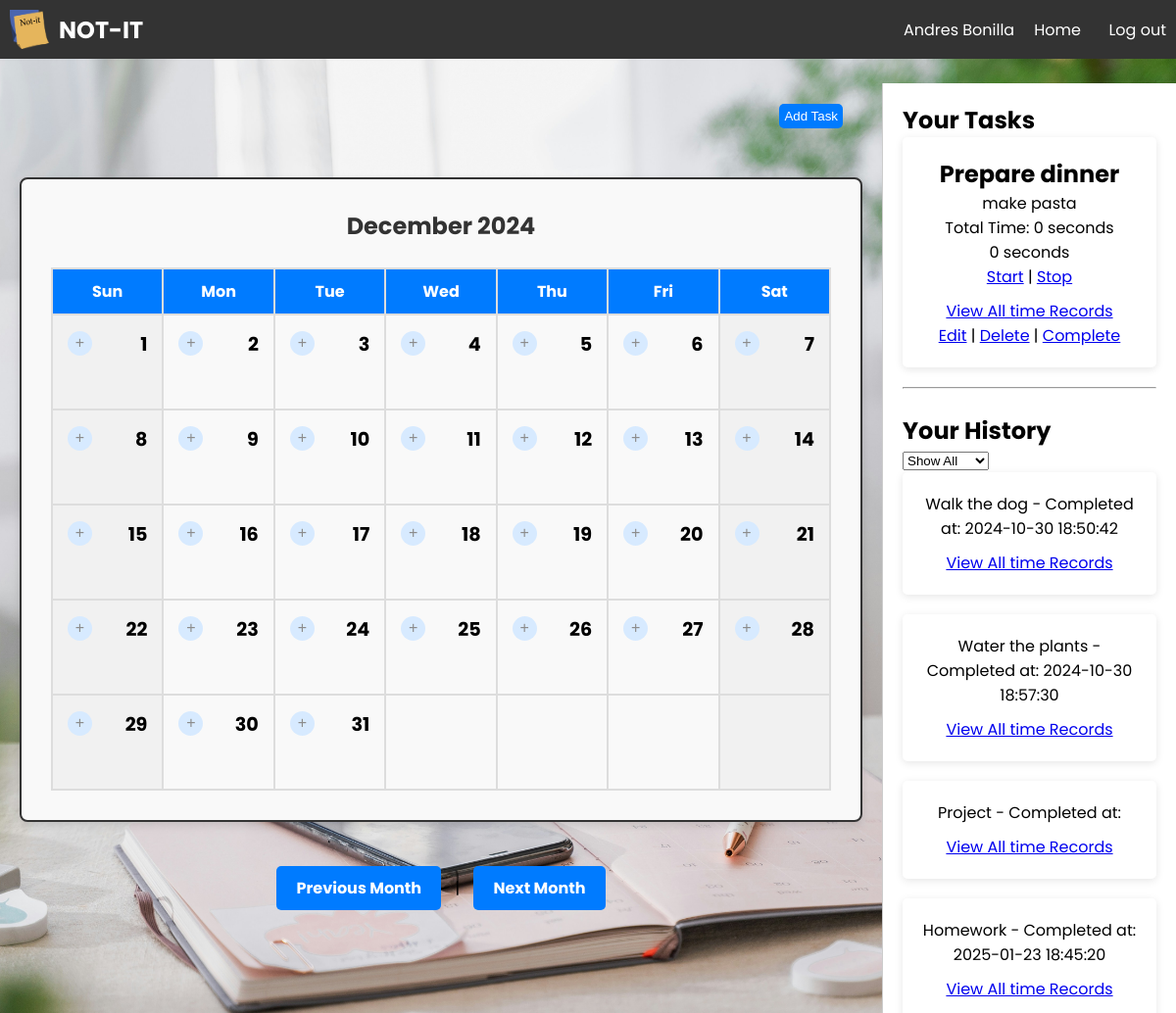
The app's page /home/home_page.php?month=12&year=2024 (signed in) with its own data.
### tables this page shows
CREATE TABLE `tasks` (
  `id` int(11) NOT NULL,
  `task_name` varchar(255) NOT NULL,
  `task_description` varchar(200) DEFAULT NULL,
  `due_date` date DEFAULT NULL,
  `status` enum('pending','completed') DEFAULT 'pending',
  `created_at` timestamp NOT NULL DEFAULT current_timestamp(),
  `completed_at` timestamp NULL DEFAULT NULL,
  `username` varchar(20) NOT NULL
);

### Task.class.php (called while the page is built, shortened)
<?php
class Task{
    private $id;
    private $name;
    private $description;
    private $duedate;
    private $completed;
    private $username;
    public function getDuedate()
    {
        return $this->duedate;
    }
    public function getId()
    {
        return $this->id;
    }
    public function getName()
    {
        return $this->name;
    }
    public function getDescription()
    {
        return $this->description;
    }
    public function getCompleted()
    {
        return $this->completed;
    }
    public function setUsername($username)
    {
        $this->username = $username;
    }
    public function __construct($id=null, $name=null,$description=null, $duedate=null, $status=null, $created=null, $completed=null, $username=null){
        $this->id = $id;
        $this->name = $name;
        $this->description = $description;
        $this->duedate = $duedate;
        $this->completed = $completed;
        $this->username = $username;
    }
    public function fetchPendingTasksById($connection){
        $username = $this->username;
        $sqlStmt = "SELECT * FROM tasks WHERE status = 'pending' AND username=:username";
        $prepare = $connection->prepare($sqlStmt);
        $prepare->bindValue(":username",$username,PDO::PARAM_STR);
        $prepare->execute();
        $result = $prepare->fetchAll();
        $counter = 0;
        if(sizeof($result)>0){
            foreach ($result as $rec){
                $task = new Task();
                $task->id=$rec["id"];
                $task->name = $rec["task_name"];
                $task->description = $rec["task_description"];
                $task->duedate = $rec["due_date"];
                $task->status= $rec["status"];
                $task->created = $rec["created_at"];
                $task->completed = $rec["completed_at"];
                $task->username = $rec["username"];
                $listOfTasks[$counter++] = $task;
            }
        }
        else{
            $listOfTasks="";
        }
        return serialize($listOfTasks);
    }
    public function fetchCompletedTasksById($connection){
        $username = $this->username;
        $sqlStmt = "SELECT * FROM tasks WHERE status = 'completed' AND username=:username";
        $prepare = $connection->prepare($sqlStmt);
        $prepare->bindValue(":username",$username,PDO::PARAM_STR);
        $prepare->execute();
        $result = $prepare->fetchAll();
        $counter = 0;
        if(sizeof($result)>0){
            foreach ($result as $rec){
                $task = new Task();
                $task->id=$rec["id"];
                $task->name = $rec["task_name"];
                $task->description = $rec["task_description"];
                $task->duedate = $rec["due_date"];
                $task->status= $rec["status"];
                $task->created = $rec["created_at"];
                $task->completed = $rec["completed_at"];
                $task->username = $rec["username"];
                $listOfTasks[$counter++] = $task;
            }
        }
        else{
            $listOfTasks="";
        }
        return serialize($listOfTasks);
    }
    public function fetchTotalTimeByTaskId($connection, $taskId) {
        $taskId = intval($taskId);
        $sqlStmt = "SELECT SUM(total_time) as total_time FROM task_time WHERE task_id = :task_id";
        $prepare = $connection->prepare($sqlStmt);
        $prepare->bindValue(":task_id", $taskId, PDO::PARAM_INT);
        $prepare->execute();
        $result = $prepare->fetch(PDO::FETCH_ASSOC);
        return $result['total_time'] ?? 0;
    }
}

### home/completed_tasks.php (the view)
<?php
include_once '../dbconfig.php';
include_once '../Task.class.php';
$username = $_SESSION["USERNAME"];
try{
    $connection = new PDO("mysql:host=$host;dbname=$dbname;",$user,$pass);
    $aTask = new Task();
    $aTask->setUsername($username);
    $tasks=unserialize($aTask->fetchCompletedTasksById($connection));
    if($tasks!=""){
        foreach ($tasks as $row ){
            echo "<div class='history-item active' data-date='{$row->getCompleted()}'>
                    <span>{$row->getName()} - Completed at: {$row->getCompleted()}</span>
                    <div style='margin-top: 10px;'>
                    <a href='../timer/show_records.php?task_id={$row->getId()}' class='button'>View All time Records</a>
                    </div>
                    </div>";
        }
    }
    else{
        echo $tasks;
        echo "No completed tasks";
    }
}
catch(PDOException $e){
    echo $e->getMessage();
}
?>

### home/pending_tasks.php
<?php
include_once '../dbconfig.php';
include_once '../Task.class.php';
$username = $_SESSION["USERNAME"];
try{
    $connection = new PDO("mysql:host=$host;dbname=$dbname;",$user,$pass);
    $aTask = new Task();
    $aTask->setUsername($username);
    $tasks=unserialize($aTask->fetchPendingTasksById($connection));
    if($tasks!=""){
        foreach ($tasks as $row ){
            $totalTime = $aTask->fetchTotalTimeByTaskId($connection, $row->getId());
            echo "<div class='history-item active' data-date='{$row->getDuedate()}'>
                            <h2>{$row->getName()}</h2>
                            <p>{$row->getDescription()}</p>
                            <p>Total Time: {$totalTime} seconds</p>
                            <div class='timer' id='timer-{$row->getId()}'>0 seconds</div>
                            <a href='#' onclick='startTimer({$row->getId()})'>Start</a> |
                            <a href='#' onclick='stopTimer({$row->getId()})'>Stop</a>
                            <div style='margin-top: 10px;'>
                                <a href='../timer/show_records.php?task_id={$row->getId()}' class='button'>View All time Records</a>
                            </div>
                            <div class='task-actions'>
                                <a href='../edit_task.php?id={$row->getId()}'>Edit</a> |
                                <a href='../delete_task.php?id={$row->getId()}'>Delete</a> |
                                <a href='../completed_tasks.php?id={$row->getId()}'>Complete</a>
                            </div>
                          </div>";
        }
    }
    else{
        echo $tasks;
        echo "No pending tasks";
    }
}
catch(PDOException $e){
    echo $e->getMessage();
}
?>

### styles/styles.css (style rules this page uses)
* { box-sizing: border-box; margin: 0; padding: 0; }
body { font-family: 'Poppins', sans-serif; background-color: #f4f4f4; background: url('../assets/background.jpg') no-repeat center center fixed; background-size: cover; }
.history-item { background-color: #fff; padding: 20px; border-radius: 5px; box-shadow: 0 2px 8px rgba(0, 0, 0, 0.1); text-align: center; cursor: pointer; transition: transform 0.2s ease; display: none; }
.history-item.active { display: block; }

### styles/calendar.css (style rules this page uses)
.calendar th, .calendar td { width: calc(100% / 7); padding: 10px; text-align: center; vertical-align: top; border: 2px solid #ddd; font-size: 1em; }
.calendar td:nth-child(1), .calendar td:nth-child(7) { background-color: #f1f1f1; }

### records on screen
tasks: task_name "Prepare dinner", task_description "make pasta", totalTime "0"
tasks: task_name "Walk the dog", completed_at "2024-10-30 18:50:42"
tasks: task_name "Water the plants", completed_at "2024-10-30 18:57:30"
tasks: task_name "Project"
tasks: task_name "Homework", completed_at "2025-01-23 18:45:20"

### other values on screen
$name "Andres Bonilla"
$monthName "December"
$year "2024"
$day "Sun"
$day "Mon"
$day "Tue"
$day "Wed"
$day "Thu"
$day "Fri"
$day "Sat"
